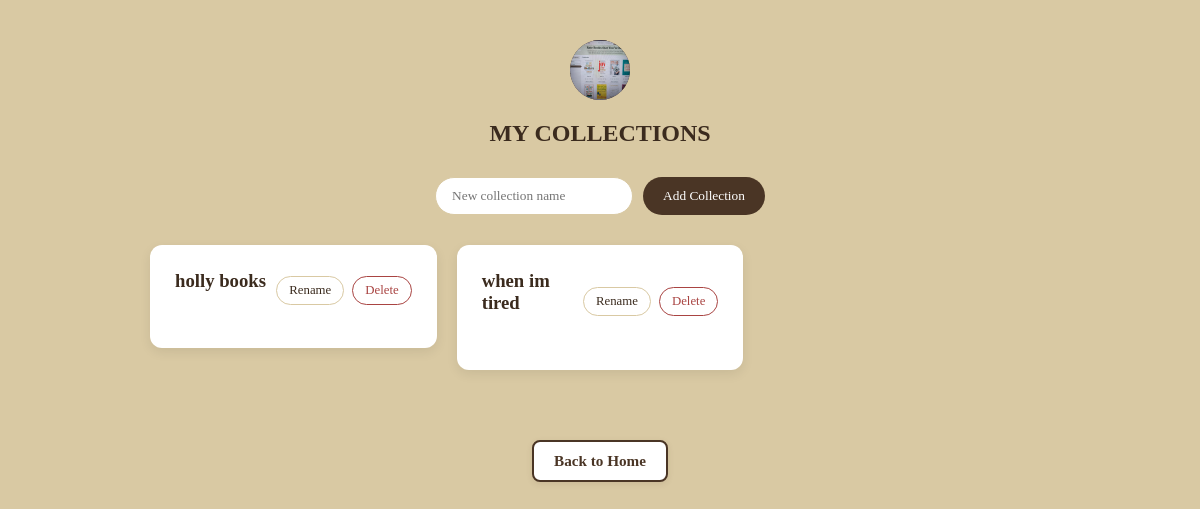
The page /collections/ (signed in) on the database its author committed.
### catalog/models.py (models this page shows, shortened)
class UserProfile(models.Model):
    user = models.OneToOneField(User, on_delete=models.CASCADE)
    full_name = models.CharField(max_length=150, blank=True)
    bio = models.TextField(blank=True)
    profile_picture = models.ImageField(upload_to='profile_pics/', blank=True, null=True)
    is_verified = models.BooleanField(default=False)
    verification_token = models.CharField(max_length=100, blank=True, null=True)

class Shelf(models.Model):
    shelf_id = models.AutoField(primary_key=True)
    shelf_name = models.CharField(max_length=100)
    user = models.ForeignKey(User, on_delete=models.CASCADE, related_name='shelves')

### catalog/views.py (the view)
# urls.py: path('collections/', views.collections, name='collections'),
@login_required(login_url='login')
def collections(request):
    my_collections = Shelf.objects.filter(user=request.user)
    profile = UserProfile.objects.get_or_create(user=request.user)[0]
    context = {
        'collections': my_collections,
        'username': request.user.username,
        'profile': profile,
    }
    return render(request, 'catalog/collections.html', context)

### catalog/templates/catalog/collections.html (shortened to what this page needs)
<!DOCTYPE html>
<html lang="en">
<head>
    {% load static %}
    <link rel="stylesheet" href="{% static 'catalog/shelves.css' %}">
</head>
<body class="shelves-background">
    <div class="shelves-header">
    {% if profile.profile_picture %}
    <img src="{{ profile.profile_picture.url }}" class="avatar-circle" alt="Profile Picture">
    {% else %}
        <div class="avatar-circle">{{ username.0|upper }}</div>
    {% endif %}
        <h2>MY COLLECTIONS</h2>
    </div>
    <form action="{% url 'add_shelf' %}" method="POST" class="add-shelf-form">
        <input type="text" name="shelf_name" placeholder="New collection name" required>
        <button type="submit" class="submit-btn">Add Collection</button>
    </form>
    <div class="shelves-list">
        {% for collection in collections %}
            <div class="shelf-card" style="cursor: pointer;" onclick="location.href=`{% url 'collection_detail' collection.shelf_id %}`">
                <div class="shelf-header">
                    <h3>{{ collection.shelf_name }}</h3>
                    <div class="shelf-actions" onclick="event.stopPropagation();">
                        <button class="rename-toggle" type="button" onclick="toggleRename('{{ collection.shelf_id }}')">Rename</button>
                        <form action="{% url 'delete_shelf' %}" method="POST" style="display:inline;" onsubmit="return confirm('Delete this collection?');">
                            <button type="submit" class="delete-btn">Delete</button>
                        </form>
                    </div>
                </div>
            </div>
        {% empty %}
            <p class="empty-shelf" style="text-align: center;">No collections created yet.</p>
        {% endfor %}
    </div>
   <div style="text-align: center; margin: 70px 0 40px 0;">
    <a href="{% url 'index' %}" style="display: inline-block; background-color: #ffffff; color: #4a3525; border: 2px solid #4a3525; padding: 10px 20px; border-radius: 8px; text-decoration: none; font-weight: bold; font-size: 0.95rem; box-shadow: 0 2px 6px rgba(74, 53, 37, 0.1); transition: all 0.2s ease;" onmouseover="this.style.backgroundColor='#4a3525'; this.style.color='#ffffff';" onmouseout="this.style.backgroundColor='#ffffff'; this.style.color='#4a3525';">
        Back to Home
    </a>
</div>
</body>
</html>

### catalog/static/catalog/shelves.css (style rules this page uses)
body.shelves-background { margin: 0; min-height: 100vh; padding: 40px 20px; font-family: 'Georgia', serif; background-color: #d9c9a3; color: #3b2b1e; }
.shelves-header { text-align: center; margin-bottom: 30px; }
.avatar-circle { width: 60px; height: 60px; border-radius: 50%; background: #4a3525; color: white; font-size: 1.5rem; font-weight: bold; display: flex; align-items: center; justify-content: center; margin: 0 auto 10px; object-fit: cover; }
.add-shelf-form { display: flex; justify-content: center; gap: 10px; margin-bottom: 30px; }
.add-shelf-form input { padding: 10px 16px; border: 1px solid #d9c9a3; border-radius: 20px; font-family: 'Georgia', serif; }
.add-shelf-form .submit-btn { padding: 10px 20px; background: #4a3525; color: white; border: none; border-radius: 20px; cursor: pointer; font-family: 'Georgia', serif; }
.shelves-list { max-width: 900px; margin: 0 auto; display: grid; grid-template-columns: repeat(auto-fill,minmax(220px, 1fr)); gap: 20px; align-items:start; }
.shelf-card { background: white; border-radius: 12px; padding: 25px; margin-bottom: 0; box-shadow: 0 4px 12px rgba(0,0,0,0.08); }
.shelf-card h3 { margin-top: 0; color: #3b2b1e; }
.shelf-header { display: flex; justify-content: space-between; align-items: center; margin-bottom: 12px; }
.shelf-actions { display: flex; gap: 8px; }
.rename-toggle, .delete-btn { padding: 6px 12px; font-size: 0.8rem; border: 1px solid #d9c9a3; background: white; color: #3b2b1e; border-radius: 15px; cursor: pointer; font-family: 'Georgia', serif; }
.delete-btn { color: #a94442; border-color: #a94442; }

### rows shown on the page
UserProfile: profile_picture (picture)
Shelf: shelf_name "holly books"
Shelf: shelf_name "when im tired"
